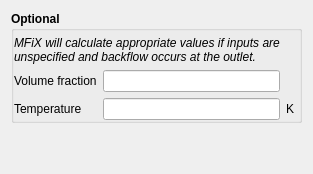
              <widget class="QWidget" name="page_solids_PO">
               <layout class="QVBoxLayout" name="verticalLayout_8">
                <item>
                 <widget class="QGroupBox" name="groupbox_solids_PO_optional">
                  <property name="font">
                   <font>
                    <weight>75</weight>
                    <bold>true</bold>
                   </font>
                  </property>
                  <property name="title">
                   <string>Optional</string>
                  </property>
                  <property name="flat">
                   <bool>true</bool>
                  </property>
                  <layout class="QGridLayout" name="gridLayout_25">
                   <property name="leftMargin">
                    <number>0</number>
                   </property>
                   <property name="topMargin">
                    <number>5</number>
                   </property>
                   <property name="rightMargin">
                    <number>5</number>
                   </property>
                   <property name="bottomMargin">
                    <number>0</number>
                   </property>
                   <item row="1" column="1">
                    <widget class="LineEdit" name="lineedit_bc_ep_s_2_args_BC_P">
                     <property name="font">
                      <font>
                       <weight>50</weight>
                       <bold>false</bold>
                      </font>
                     </property>
                    </widget>
                   </item>
                   <item row="1" column="0">
                    <widget class="QLabel" name="label_bc_ep_s_2">
                     <property name="font">
                      <font>
                       <weight>50</weight>
                       <bold>false</bold>
                      </font>
                     </property>
                     <property name="text">
                      <string>Volume fraction</string>
                     </property>
                    </widget>
                   </item>
                   <item row="0" column="0" colspan="2">
                    <widget class="QLabel" name="label_solids_PO_optional">
                     <property name="font">
                      <font>
                       <weight>50</weight>
                       <italic>true</italic>
                       <bold>false</bold>
                      </font>
                     </property>
                     <property name="text">
                      <string>MFiX will calculate appropriate values if inputs are unspecified and backflow occurs at the outlet.</string>
                     </property>
                     <property name="wordWrap">
                      <bool>true</bool>
                     </property>
                     <property name="" stdset="0">
                      <font>
                       <weight>50</weight>
                       <bold>false</bold>
                      </font>
                     </property>
                    </widget>
                   </item>
                   <item row="2" column="1">
                    <widget class="LineEdit" name="lineedit_keyword_bc_t_s_2_args_BC_P">
                     <property name="font">
                      <font>
                       <weight>50</weight>
                       <bold>false</bold>
                      </font>
                     </property>
                    </widget>
                   </item>
                   <item row="2" column="0">
                    <widget class="QLabel" name="label_bc_t_s_2">
                     <property name="font">
                      <font>
                       <weight>50</weight>
                       <bold>false</bold>
                      </font>
                     </property>
                     <property name="text">
                      <string>Temperature</string>
                     </property>
                    </widget>
                   </item>
                   <item row="2" column="2">
                    <widget class="QLabel" name="label_bc_t_s_2_units">
                     <property name="font">
                      <font>
                       <weight>50</weight>
                       <bold>false</bold>
                      </font>
                     </property>
                     <property name="text">
                      <string>K</string>
                     </property>
                    </widget>
                   </item>
                  </layout>
                 </widget>
                </item>
                <item>
                 <spacer name="verticalSpacer_7">
                  <property name="orientation">
                   <enum>Qt::Vertical</enum>
                  </property>
                  <property name="sizeHint" stdset="0">
                   <size>
                    <width>20</width>
                    <height>40</height>
                   </size>
                  </property>
                 </spacer>
                </item>
               </layout>
              </widget>
